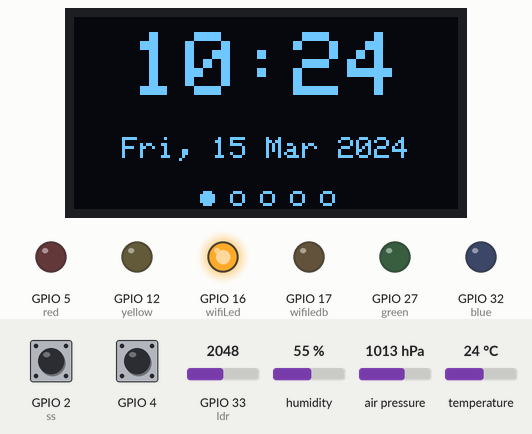
This sketch was run on a simulated ESP32. Parts: 128×64 one-colour display, output pins drawn as LEDs (lit = HIGH). The inputs (shaded band) are chosen by the test bench; at power-on: GPIO 4 HIGH, GPIO 2 (ss) LOW, GPIO 33 (ldr) = 2048, humidity 55 %, air pressure 1013 hPa, temperature 24 °C. WiFi joins after 1.5 s; servers stay silent unless stated; the local clock reads 2024-03-15 10:24:30 at power-on unless the sketch sets it; random numbers use the default seed unless the sketch sets one; what the sketch prints to the serial monitor is not drawn.

Above: at 2.7 s.
2.8 s: GPIO 4 pulled LOW for 0.15 s
At 3.5 s:
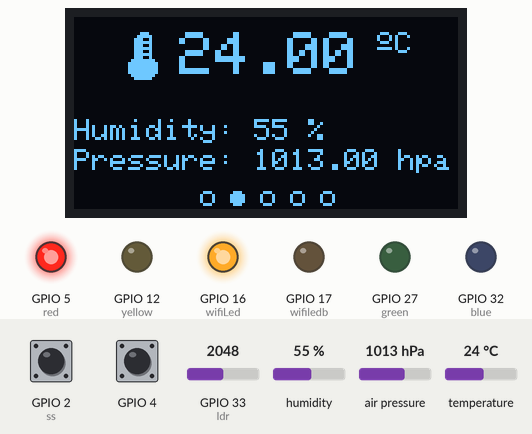
4.5 s: GPIO 4 pulled LOW for 1 s
At 6.0 s:
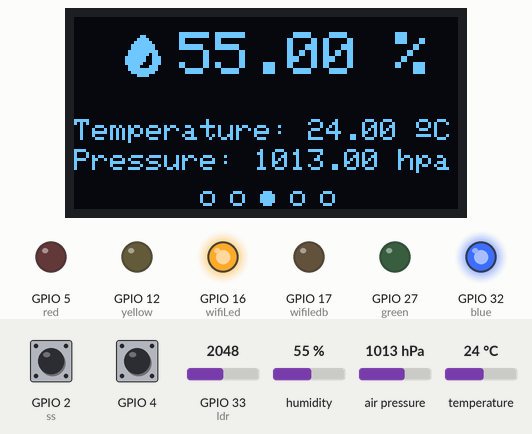
7.0 s: GPIO 4 pulled LOW for 0.15 s
At 7.8 s:
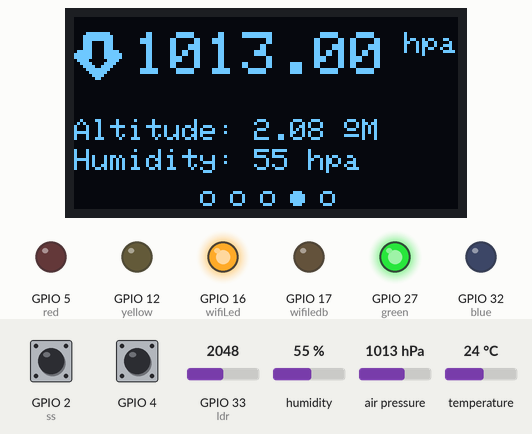
8.7 s: GPIO 4 pulled LOW for 3.2 s
At 13.1 s:
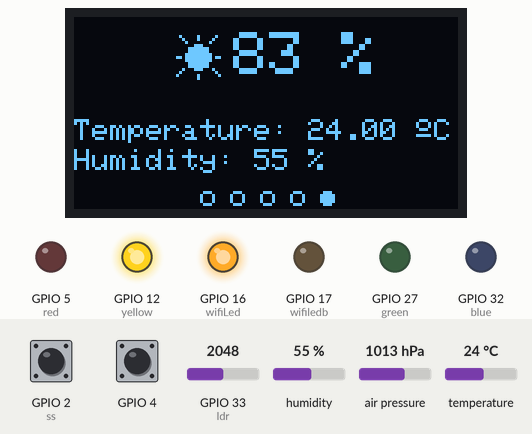
13.4 s: GPIO 2 (ss) pulsed HIGH 2 times (0.12 s each, 0.3 s apart)
At 14.5 s:
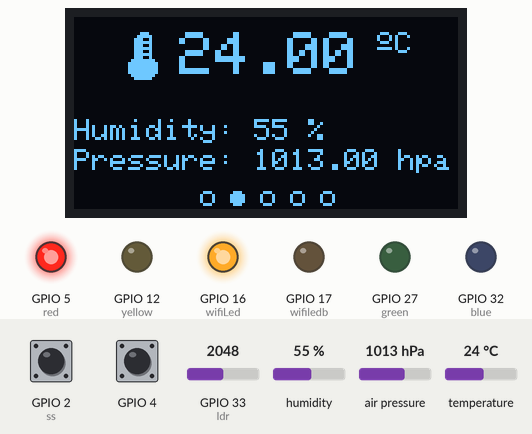
Timing chart, 0 to 16.4 s (numbered marks = the images above; inputs shaded):
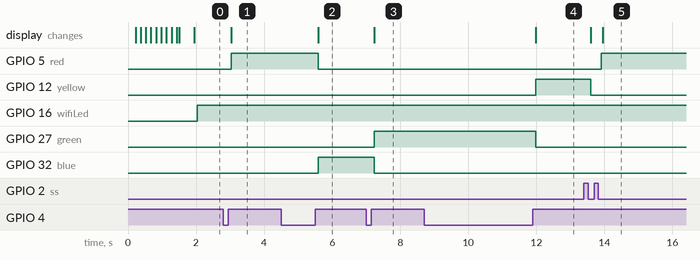

The sketch:

project.ino
```cpp
#include <Arduino.h>
#include <Wire.h>
#include <Adafruit_GFX.h>
#include <Adafruit_SSD1306.h>
#include <Adafruit_Sensor.h>
#include <DHT.h>
#include <DHT_U.h>
#include <Adafruit_BMP280.h>
#include <time.h>
#include <SPI.h>
#include <BlynkSimpleEsp32.h>

// Insert your network credentials
const char* ssid     = "Sheerio";
const char* password = "12345678";
#define AUTH "kGjGoKuWpmuBqOI1YavxBp-0WThjUIk0"
int reading;

// NTP Server Details
const char* ntpServer = "pool.ntp.org";
const long  gmtOffset_sec = 16200;
const int   daylightOffset_sec = 3600;

#define wifiLed   16   //D0
int wifiFlag = 0;
float tempe;
float preas;
int Humid;
int light;
BlynkTimer timer;

// LED's
#define red 5
#define blue 32
#define green 27
#define yellow 12
#define ss 2
#define wifiledb 17
#define DHTPIN 0
DHT_Unified dht(DHTPIN, DHT11);

// OLED Display
#define SCREEN_WIDTH 128  // OLED display width, in pixels
#define SCREEN_HEIGHT 64  // OLED display height, in pixels

#define I2Cdisplay_SDA 21
#define I2Cdisplay_SCL 22
TwoWire I2Cdisplay = TwoWire(1);

Adafruit_SSD1306 display(SCREEN_WIDTH, SCREEN_HEIGHT, &I2Cdisplay, -1);


// BMP280
#define I2C_SDA 21
#define I2C_SCL 22
#define BMP_SCK  (13)
#define BMP_MISO (12)
#define BMP_MOSI (11)
#define BMP_CS   (10)
TwoWire I2CBMP = TwoWire(0);
Adafruit_BMP280 bmp; // I2C

// Display anime
#define NUMFLAKES     10
#define LOGO_HEIGHT   16
#define LOGO_WIDTH    16
#define XPOS   0
#define YPOS   1
#define DELTAY 2
static const unsigned char PROGMEM logo_bmp[] =
{ B00000000, B11000000,
  B00000001, B11000000,
  B00000001, B11000000,
  B00000011, B11100000,
  B11110011, B11100000,
  B11111110, B11111000,
  B01111110, B11111111,
  B00110011, B10011111,
  B00011111, B11111100,
  B00001101, B01110000,
  B00011011, B10100000,
  B00111111, B11100000,
  B00111111, B11110000,
  B01111100, B11110000,
  B01110000, B01110000,
  B00000000, B00110000 };
  const uint8_t *bitmap = logo_bmp;
  uint8_t w = LOGO_WIDTH;
  uint8_t h = LOGO_HEIGHT;

// LDR (Light Dependent Resistor)
#define ldr  33

int buttonState;              // current reading from the input pin
int lastButtonState = LOW;    // previous reading from the input pin

unsigned long lastDebounceTime = 0;  // the last time the output pin was toggled
unsigned long debounceDelay = 50;    // the debounce time; increase if the output flickers

// Screens
int displayScreenNum = 0;
int displayScreenNumMax = 4;

unsigned long lastTimer = 0;
unsigned long timerDelay = 15000;

unsigned char temperature_icon[] ={
  0b00000001, 0b11000000, //        ###
  0b00000011, 0b11100000, //       #####
  0b00000111, 0b00100000, //      ###  #
  0b00000111, 0b11100000, //      ######
  0b00000111, 0b00100000, //      ###  #
  0b00000111, 0b11100000, //      ######
  0b00000111, 0b00100000, //      ###  #
  0b00000111, 0b11100000, //      ######
  0b00000111, 0b00100000, //      ###  #
  0b00001111, 0b11110000, //     ########
  0b00011111, 0b11111000, //    ##########
  0b00011111, 0b11111000, //    ##########
  0b00011111, 0b11111000, //    ##########
  0b00011111, 0b11111000, //    ##########
  0b00001111, 0b11110000, //     ########
  0b00000111, 0b11100000, //      ######
};

unsigned char humidity_icon[] ={
  0b00000000, 0b00000000, //
  0b00000001, 0b10000000, //        ##
  0b00000011, 0b11000000, //       ####
  0b00000111, 0b11100000, //      ######
  0b00001111, 0b11110000, //     ########
  0b00001111, 0b11110000, //     ########
  0b00011111, 0b11111000, //    ##########
  0b00011111, 0b11011000, //    ####### ##
  0b00111111, 0b10011100, //   #######  ###
  0b00111111, 0b10011100, //   #######  ###
  0b00111111, 0b00011100, //   ######   ###
  0b00011110, 0b00111000, //    ####   ###
  0b00011111, 0b11111000, //    ##########
  0b00001111, 0b11110000, //     ########
  0b00000011, 0b11000000, //       ####
  0b00000000, 0b00000000, //
};

unsigned char arrow_down_icon[] ={
  0b00001111, 0b11110000, //     ########
  0b00011111, 0b11111000, //    ##########
  0b00011111, 0b11111000, //    ##########
  0b00011100, 0b00111000, //    ###    ###
  0b00011100, 0b00111000, //    ###    ###
  0b00011100, 0b00111000, //    ###    ###
  0b01111100, 0b00111110, //  #####    #####
  0b11111100, 0b00111111, // ######    ######
  0b11111100, 0b00111111, // ######    ######
  0b01111000, 0b00011110, //  ####      ####
  0b00111100, 0b00111100, //   ####    ####
  0b00011110, 0b01111000, //    ####  ####
  0b00001111, 0b11110000, //     ########
  0b00000111, 0b11100000, //      ######
  0b00000011, 0b11000000, //       ####
  0b00000001, 0b10000000, //        ##
};

unsigned char sun_icon[] ={
  0b00000000, 0b00000000, //
  0b00100000, 0b10000010, //   #     #     #
  0b00010000, 0b10000100, //    #    #    #
  0b00001000, 0b00001000, //     #       #
  0b00000001, 0b11000000, //        ###
  0b00000111, 0b11110000, //      #######
  0b00000111, 0b11110000, //      #######
  0b00001111, 0b11111000, //     #########
  0b01101111, 0b11111011, //  ## ######### ##
  0b00001111, 0b11111000, //     #########
  0b00000111, 0b11110000, //      #######
  0b00000111, 0b11110000, //      #######
  0b00010001, 0b11000100, //    #   ###   #
  0b00100000, 0b00000010, //   #           #
  0b01000000, 0b10000001, //  #      #      #
  0b00000000, 0b10000000, //         #
};

// Wifi status for blynk
void checkBlynkStatus() { // called every 2 seconds by SimpleTimer

  bool isconnected = Blynk.connected();
  if (isconnected == false) {
    wifiFlag = 1;
    digitalWrite(wifiLed, LOW);//Turn OFF WiFi LED
    digitalWrite(wifiledb, HIGH);
  }
  if (isconnected == true) {
    wifiFlag = 0;
    digitalWrite(wifiLed, HIGH); //Turn ON WiFi LED
    digitalWrite(wifiledb, LOW);
  }
}

// Create display marker for each screen
void displayIndicator(int displayNumber) {
  int xCoordinates[5] = {44, 54, 64, 74, 84};
  for (int i =0; i<5; i++) {
    if (i == displayNumber) {
      display.fillCircle(xCoordinates[i], 60, 2, WHITE);
    }
    else {
      display.drawCircle(xCoordinates[i], 60, 2, WHITE);
    }
  }
}

//SCREEN NUMBER 0: DATE AND TIME
void displayLocalTime(){
  struct tm timeinfo;
  if(!getLocalTime(&timeinfo)){
    Serial.println("Failed to obtain time");
  }
  Serial.println(&timeinfo, "%A, %B %d %Y %H:%M:%S");

  //GET DATE
  //Get full weekday name
  char weekDay[10];
  strftime(weekDay, sizeof(weekDay), "%a", &timeinfo);
  //Get day of month
  char dayMonth[4];
  strftime(dayMonth, sizeof(dayMonth), "%d", &timeinfo);
  //Get abbreviated month name
  char monthName[5];
  strftime(monthName, sizeof(monthName), "%b", &timeinfo);
  //Get year
  char year[6];
  strftime(year, sizeof(year), "%Y", &timeinfo);

  //GET TIME
  //Get hour (12 hour format)
  /*char hour[4];
  strftime(hour, sizeof(hour), "%I", &timeinfo);*/

  //Get hour (24 hour format)
  char hour[4];
  strftime(hour, sizeof(hour), "%H", &timeinfo);
  //Get minute
  char minute[4];
  strftime(minute, sizeof(minute), "%M", &timeinfo);

  //Display Date and Time on OLED display
  display.clearDisplay();
  display.setTextColor(WHITE);
  display.setTextSize(3);
  display.setCursor(19,5);
  display.print(hour);
  display.print(":");
  display.print(minute);
  display.setTextSize(1);
  display.setCursor(16,40);
  display.print(weekDay);
  display.print(", ");
  display.print(dayMonth);
  display.print(" ");
  display.print(monthName);
  display.print(" ");
  display.print(year);
  displayIndicator(displayScreenNum);
  display.display();
  digitalWrite(yellow,LOW);
}

// SCREEN NUMBER 1: TEMPERATURE
void displayTemperature(){
  display.clearDisplay();
  display.setTextSize(2);
  display.drawBitmap(15, 5, temperature_icon, 16, 16 ,1);
  display.setCursor(35, 5);
  float temperature = tempe;
  display.print(temperature);
  display.cp437(true);
  display.setTextSize(1);
  display.print(" ");
  display.write(167);
  display.print("C");
  display.setCursor(0, 34);
  display.setTextSize(1);
  display.print("Humidity: ");
  display.print(Humid);
  display.print(" %");
  display.setCursor(0, 44);
  display.setTextSize(1);
  display.print("Pressure: ");
  display.print(preas);
  display.print(" hpa");
  displayIndicator(displayScreenNum);
  display.display();
  digitalWrite(red,HIGH);
}

// SCREEN NUMBER 2: HUMIDITY
void displayHumidity(){
  display.clearDisplay();
  display.setTextSize(2);
  display.drawBitmap(15, 5, humidity_icon, 16, 16 ,1);
  display.setCursor(35, 5);
  float humidity = Humid;
  display.print(humidity);
  display.print(" %");
  display.setCursor(0, 34);
  display.setTextSize(1);
  display.print("Temperature: ");
  display.print(tempe);
  display.cp437(true);
  display.print(" ");
  display.write(167);
  display.print("C");
  display.setCursor(0, 44);
  display.setTextSize(1);
  display.print("Pressure: ");
  display.print(preas);
  display.print(" hpa");
  displayIndicator(displayScreenNum);
  display.display();
  digitalWrite(red,LOW);
  digitalWrite(blue,HIGH);
}

// SCREEN NUMBER 3: PRESSURE
void displayPressure(){
  display.clearDisplay();
  display.setTextSize(2);
  display.drawBitmap(0, 5, arrow_down_icon, 16, 16 ,1);
  display.setCursor(20, 5);
  display.print(preas);
  display.setTextSize(1);
  display.print(" hpa");
  display.setCursor(0, 34);
  display.setTextSize(1);
  display.print("Altitude: ");
  display.print(bmp.readAltitude(1013.25));
  display.cp437(true);
  display.print(" ");
  display.write(167);
  display.print("M");
  display.setCursor(0, 44);
  display.setTextSize(1);
  display.print("Humidity: ");
  display.print(Humid);
  display.print(" hpa");
  displayIndicator(displayScreenNum);
  display.display();
  digitalWrite(blue,LOW);
  digitalWrite(green,HIGH);
}

// SCREEN NUMBER 4: LUMINOSITY
void displayLDR(){
  display.clearDisplay();
  display.setTextSize(2);
  display.drawBitmap(33, 5, sun_icon, 16, 16 ,1);
  display.setCursor(53, 5);
  int ldrReading = light;
  display.print(ldrReading);
  display.print(" %");
  display.setTextSize(1);
  display.setCursor(0, 34);
  display.print("Temperature: ");
  display.print(tempe);
  display.print(" ");
  display.cp437(true);
  display.write(167);
  display.print("C");
  display.setCursor(0, 44);
  display.setTextSize(1);
  display.print("Humidity: ");
  display.print(Humid);
  display.print(" %");
  display.setCursor(0, 44);
  displayIndicator(displayScreenNum);
  display.display();
  digitalWrite(green,LOW);
  digitalWrite(yellow,HIGH);
}

// Display the right screen accordingly to the displayScreenNum
void updateScreen() {
  if (displayScreenNum == 0){
    displayLocalTime();
  }
  else if (displayScreenNum == 1) {
    displayTemperature();
  }
  else if (displayScreenNum ==2){
    displayHumidity();
  }
  else if (displayScreenNum==3){
    displayPressure();
  }
  else {
    displayLDR();
  }
}

void setup() {
  Serial.begin(115200);

  pinMode(wifiLed, OUTPUT);
  pinMode(red,OUTPUT);
  pinMode(blue,OUTPUT);
  pinMode(green,OUTPUT);
  pinMode(yellow,OUTPUT);
  pinMode(ss,INPUT);
  pinMode(wifiledb,OUTPUT);

  dht.begin();

  // Initialize the pushbutton pin as an input

  I2CBMP.begin(I2C_SDA, I2C_SCL, 100000);
  I2Cdisplay.begin(I2Cdisplay_SDA, I2Cdisplay_SCL, 100000);

  // Initialize OLED Display
  if(!display.begin(SSD1306_SWITCHCAPVCC, 0x3C)) {
    Serial.println(F("SSD1306 allocation failed"));
    for(;;);
  }
  display.clearDisplay();
  display.setTextColor(WHITE);

  // Initialize BMP280
  bool status = bmp.begin(0x76);
  if (!status) {
    Serial.println("Could not find a valid BMP280 sensor, check wiring!");
    while (1);
  }

  // Connect to Wi-Fi
  Serial.print("Connecting to ");
  Serial.println(ssid);
  WiFi.begin(ssid, password);
  timer.setInterval(2000L, checkBlynkStatus); // check if Blynk server is connected every 2 seconds
  Blynk.config(AUTH);
  if (WiFi.status() != WL_CONNECTED) {
    Serial.print(".");
    int8_t f, icons[NUMFLAKES][3];
    for(f=0; f< NUMFLAKES; f++) {
    icons[f][XPOS]   = random(1 - LOGO_WIDTH, display.width());
    icons[f][YPOS]   = -LOGO_HEIGHT;
    icons[f][DELTAY] = random(1, 6);
    Serial.print(F("x: "));
    Serial.print(icons[f][XPOS], DEC);
    Serial.print(F(" y: "));
    Serial.print(icons[f][YPOS], DEC);
    Serial.print(F(" dy: "));
    Serial.println(icons[f][DELTAY], DEC);
  }

  while(WiFi.status() != WL_CONNECTED){ // Loop forever...
    display.clearDisplay(); // Clear the display buffer

    // Draw each snowflake:
    for(f=0; f< NUMFLAKES; f++) {
      display.drawBitmap(icons[f][XPOS], icons[f][YPOS], bitmap, w, h, SSD1306_WHITE);
    }

    display.display(); // Show the display buffer on the screen
    delay(50);        // Pause for 1/10 second

    // Then update coordinates of each flake...
    for(f=0; f< NUMFLAKES; f++) {
      icons[f][YPOS] += icons[f][DELTAY];
      // If snowflake is off the bottom of the screen...
      if (icons[f][YPOS] >= display.height()) {
        // Reinitialize to a random position, just off the top
        icons[f][XPOS]   = random(1 - LOGO_WIDTH, display.width());
        icons[f][YPOS]   = -LOGO_HEIGHT;
        icons[f][DELTAY] = random(1, 6);
      }
    }
  }
}

  Serial.println("WiFi connected.");

  // Init and get the time
  configTime(gmtOffset_sec, daylightOffset_sec, ntpServer);

   /* Default settings from datasheet. */
  bmp.setSampling(Adafruit_BMP280::MODE_NORMAL,     /* Operating Mode. */
                  Adafruit_BMP280::SAMPLING_X2,     /* Temp. oversampling */
                  Adafruit_BMP280::SAMPLING_X16,    /* Pressure oversampling */
                  Adafruit_BMP280::FILTER_X16,      /* Filtering. */
                  Adafruit_BMP280::STANDBY_MS_500); /* Standby time. */
}

void loop() {
  sensors_event_t event;
  dht.humidity().getEvent(&event);
  if (isnan(event.relative_humidity)) {
    Serial.println(F("Error reading humidity!"));
  }
  else {
    Humid = event.relative_humidity;
  }

  tempe = bmp.readTemperature();
  display.clearDisplay();
  //read the state of the touch
  if (touchRead(T0)>50)
  {
    reading = HIGH;
    if(reading == digitalRead(ss))
    {
      reading = LOW;
    }
  }else{
    reading = LOW;
  }

  preas = bmp.readPressure()/100.0F;

  if (WiFi.status() != WL_CONNECTED)
  {
    Serial.println("WiFi Not Connected");
  }

  light = map(analogRead(ldr), 0, 4095, 100, 0);
    light = (light*1.66);

  timer.run();
  Blynk.run();

  //Blynk data
  Blynk.virtualWrite(V1,tempe);
  Blynk.virtualWrite(V2,Humid);
  Blynk.virtualWrite(V3,preas);
  Blynk.virtualWrite(V4,light);
   Blynk.virtualWrite(V5,bmp.readAltitude(1013.25));

  // Change screen when the pushbutton is pressed
  if (reading != lastButtonState) {
    lastDebounceTime = millis();
  }

  if ((millis() - lastDebounceTime) > debounceDelay) {
    if (reading != buttonState) {
      buttonState = reading;
      if (buttonState == HIGH) {
        updateScreen();
        Serial.println(displayScreenNum);
        if(displayScreenNum < displayScreenNumMax) {
          displayScreenNum++;
        }
        else {
          displayScreenNum = 0;
        }
        lastTimer = millis();
      }
    }
  }
  lastButtonState = reading;

  // Change screen every 15 seconds (timerDelay variable)
  if ((millis() - lastTimer) > timerDelay) {
    updateScreen();
    Serial.println(displayScreenNum);
    if(displayScreenNum < displayScreenNumMax) {
      displayScreenNum++;
    }
    else {
      displayScreenNum = 0;
    }
    lastTimer = millis();
  }
}
```

Measured:
- after the input at 2.8 s, GPIO 5 (red): LOW → HIGH after 0.24 s; the display: first differs from a run without the input after 0.24 s (image 1)
- after the input at 4.5 s, GPIO 5 (red): HIGH → LOW after 1.1 s; GPIO 32 (blue): LOW → HIGH after 1.1 s; the display: changes after 1.1 s (image 2)
- after the input at 7.0 s, GPIO 27 (green): LOW → HIGH after 0.24 s; GPIO 32 (blue): HIGH → LOW after 0.24 s; the display: changes after 0.24 s (image 3)
- after the input at 8.7 s, GPIO 12 (yellow): LOW → HIGH after 3.3 s; GPIO 27 (green): HIGH → LOW after 3.3 s; the display: changes after 3.3 s (image 4)
- after the input at 13.4 s, GPIO 5 (red): LOW → HIGH after 0.51 s; GPIO 12 (yellow): HIGH → LOW after 0.21 s; the display: first differs from a run without the input after 0.21 s (image 5 shows a later state)
